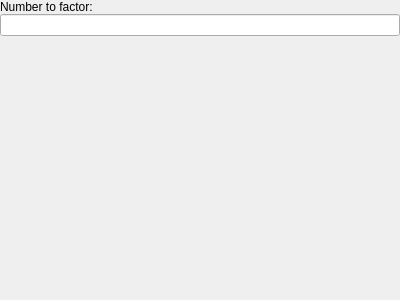
<?xml version="1.0" encoding="UTF-8"?>
<ui version="4.0">
 <class>main_window</class>
 <widget class="QMainWindow" name="main_window">
  <property name="geometry">
   <rect>
    <x>0</x>
    <y>0</y>
    <width>400</width>
    <height>300</height>
   </rect>
  </property>
  <property name="windowTitle">
   <string>Factoring 1</string>
  </property>
  <widget class="QWidget" name="centralWidget">
   <layout class="QVBoxLayout" name="verticalLayout">
    <property name="spacing">
     <number>0</number>
    </property>
    <property name="leftMargin">
     <number>0</number>
    </property>
    <property name="topMargin">
     <number>0</number>
    </property>
    <property name="rightMargin">
     <number>0</number>
    </property>
    <property name="bottomMargin">
     <number>0</number>
    </property>
    <item>
     <widget class="QLabel" name="label">
      <property name="sizePolicy">
       <sizepolicy hsizetype="Preferred" vsizetype="Maximum">
        <horstretch>0</horstretch>
        <verstretch>0</verstretch>
       </sizepolicy>
      </property>
      <property name="text">
       <string>Number to factor:</string>
      </property>
     </widget>
    </item>
    <item>
     <widget class="QLineEdit" name="input_edit"/>
    </item>
    <item>
     <widget class="QLabel" name="output_label">
      <property name="sizePolicy">
       <sizepolicy hsizetype="Preferred" vsizetype="Preferred">
        <horstretch>0</horstretch>
        <verstretch>0</verstretch>
       </sizepolicy>
      </property>
      <property name="text">
       <string/>
      </property>
      <property name="alignment">
       <set>Qt::AlignLeading|Qt::AlignLeft|Qt::AlignTop</set>
      </property>
     </widget>
    </item>
   </layout>
  </widget>
  <action name="actionExit">
   <property name="text">
    <string>Exit</string>
   </property>
  </action>
 </widget>
 <layoutdefault spacing="6" margin="11"/>
 <resources/>
 <connections/>
</ui>
